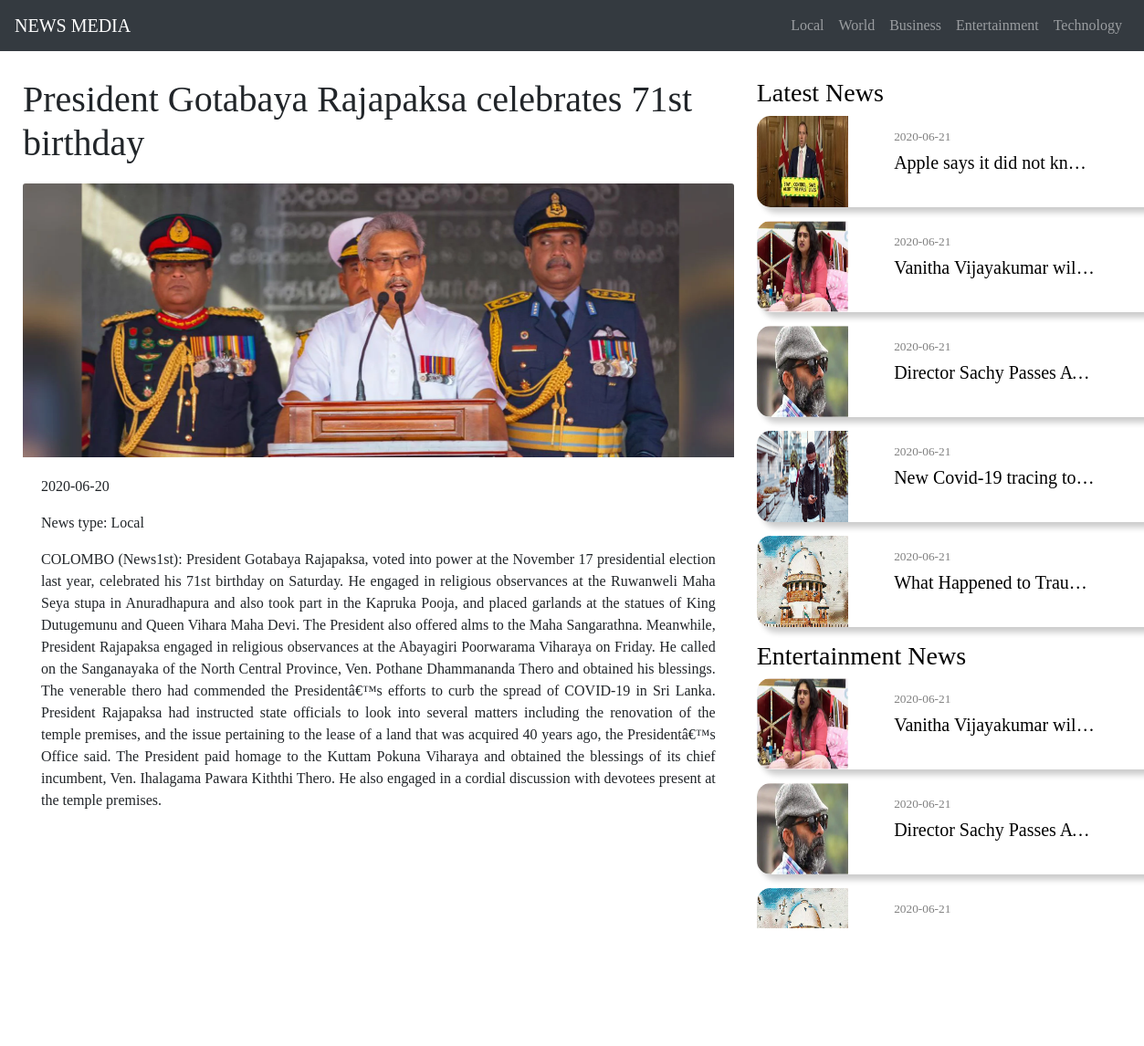
Screenshot of /view.php?id=21 with the database file from the repository.
### tables this page shows
CREATE TABLE `news` (
  `id` int(11) NOT NULL,
  `newsdate` date NOT NULL,
  `type` varchar(50) NOT NULL,
  `headline` varchar(250) NOT NULL,
  `description` varchar(50000) NOT NULL,
  `img` varchar(250) NOT NULL
);

### web/view.php (the view, shortened to what this page needs)
<?php include "db.php";
$id=$_GET["id"];
?>
<!DOCTYPE html>
<html lang="en">
<head>
  <link rel='stylesheet' href='../styles/bootstrap.min.css'>
  <link rel="stylesheet" href="../styles/style.css">
</head>
<body style="background-color: blueS;">
  <nav class="navbar navbar-expand-sm bg-dark navbar-dark fixed-top">
    <a class="navbar-brand" href="index.php">NEWS MEDIA</a>
    <div class="collapse navbar-collapse" id="collapsibleNavbar">
      <ul class="navbar-nav ml-auto">
        <li class="nav-item">
          <a class="nav-link" href="Local.php">Local</a>
        </li>
        <li class="nav-item">
          <a class="nav-link" href="world.php">World</a>
        </li>
        <li class="nav-item">
          <a class="nav-link" href="business.php">Business</a>
        </li>
        <li class="nav-item">
          <a class="nav-link" href="entertainment.php">Entertainment</a>
        </li>
        <li class="nav-item">
          <a class="nav-link" href="technology.php">Technology</a>
        </li>
      </ul>
    </div>
  </nav>
  <div class="container-fluid" style="margin-top:55px;  padding: 20px; background-color: #FFF;" class="bg-dark">
      <div class="row">
          <div class="col-md rows">
                <div class='card-colums'>
                    <?php
                            $sql = "select * from news where id='$id'";
                          $res = mysqli_query($conn,$sql);
                              $result=mysqli_num_rows($res);
                          If($result>0)
                          {
                            while($row=mysqli_fetch_assoc($res))
                            {
                            ?>
                              <?php echo "
                              <div class='card ' style='border:none'>
                              <div class='card-title' >
                              <h1 class='text-left'>{$row["headline"]}</h1>
                              </div>
                              <img class='card-img-top' src='../images/{$row["img"]}' alt='Card image' width='300px' height='300'>
                              <div class='card-body'>
                              <p class=''>{$row["newsdate"]}</p>
                              <p class=''>News type: {$row["type"]}</p>
                              <p class='text-justify'>{$row["description"]}</p>
                              </div>
                            </div>";
                            }
                          }
                          else
                          {
                            echo'uploaded soonn......';
                          }
                            ?>
                </div>
          </div>
          <div class="col-4 rows">
              <div class="row">
                  <h3>Latest News</h3>
<?php
              $sql = 'select * from news order by id desc limit 5';
            $res = mysqli_query($conn,$sql);
                $result=mysqli_num_rows($res);
            If($result>0)
            {
              while($row=mysqli_fetch_assoc($res))
              {
              ?>
                <?php echo "<div class='panel'>
                  <a href='view.php?id={$row["id"]}'><div class='news'>
                  <div class='preview'>
                    <img src='../images/{$row["img"]}' class='img-rounded' height='100px' width='100px'/>
                  </div>
                  <div class='info'>
                  <h6>{$row["newsdate"]}</h6>
                  <h5 class='overflow-ellipsis'>{$row["headline"]}</h5>
                </div>
                </div></a>";
              }
            }
            else
            {
              echo'uploaded soonn......';
            }
                      ?>
                  <h3>Entertainment News</h3>
                  <?php
              $sql = 'select * from news where type="Entertainment" order by id desc limit 5';
            $res = mysqli_query($conn,$sql);
                $result=mysqli_num_rows($res);
            If($result>0)
            {
              while($row=mysqli_fetch_assoc($res))
              {
              ?>
                <?php echo "<div class='panel'>
                  <a href='view.php?id={$row["id"]}'><div class='news'>
                  <div class='preview'>
                    <img src='../images/{$row["img"]}' class='img-rounded fit' height='100px' width='100px' />
                  </div>
                  <div class='info'>
                  <h6>{$row["newsdate"]}</h6>
                  <h5 class='overflow-ellipsis'>{$row["headline"]}</h5>
                </div>
                </div></a>";
              }
            }
            else
            {
              echo" world news uploaded soonn......";
            }
                      ?>
              </div>
          </div>
      </div>
          </div>
          <div class="text-right" style="padding:10px;">
        <p>NEWS MEDIA &copy2020 All rights reserved</p>
      </div>
</body>
</html>

### styles/style.css (style rules this page uses)
body { font-family: Arial, Helvetica, sans-serif; }
* { margin:0; padding:0; font-family:Geneva; box-sizing: border-box; }
.news { background:#fff; border-radius: 15px; box-shadow: 6px 6px 6px rgba(0, 0, 0, .2); display: flex; max-width: 100%; height: 100px; overflow: hidden; margin-bottom: 15px; }
h3 { color:#000; }
h5 { color:#000; width: 220px; white-space: nowrap; overflow: hidden; }
.panel a { color: #000; }
.panel a { text-decoration: none; }
.preview { width:200px; height: 200px; object-fit: fill; }
.fit { object-fit: fill; }
.info { padding: 15px; position: relative; width: 100%; }
.info h6 { color: grey; font-size: smaller; white-space: nowrap; overflow: hidden; }
.overflow-ellipsis { text-overflow: ellipsis; }

### web/view.php (style rules this page uses)
.rows { border-radius: 10px; margin: 5px;padding: 5px; }

### rows the page displays
news: headline "President Gotabaya Rajapaksa celebrates 71st birthday", img (picture), newsdate "2020-06-20", type "Local", description "COLOMBO (News1st): President Gotabaya Rajapaksa, voted into power at the November 17 presidential election last year, celebrated his 71st birthday on Saturday. He engaged in religious observances at the Ruwanweli Maha Seya stupa in Anuradhapura and also took part in the Kapruka Pooja, and placed garlands at the statues of King Dutugemunu and Queen Vihara Maha Devi. The President also offered alms to the Maha Sangarathna. Meanwhile, President Rajapaksa engaged in religious observances at the Abayagiri Poorwarama Viharaya on Friday. He called on the Sanganayaka of the North Central Province, Ven. Pothane Dhammananda Thero and obtained his blessings. The venerable thero had commended the…"
news: img (picture), newsdate "2020-06-21", headline "Apple says it did not kn…"
news: img (picture), newsdate "2020-06-21", headline "Vanitha Vijayakumar wil…"
news: img (picture), newsdate "2020-06-21", headline "Director Sachy Passes A…"
news: img (picture), newsdate "2020-06-21", headline "New Covid-19 tracing to…"
news: img (picture), newsdate "2020-06-21", headline "What Happened to Trau…"
